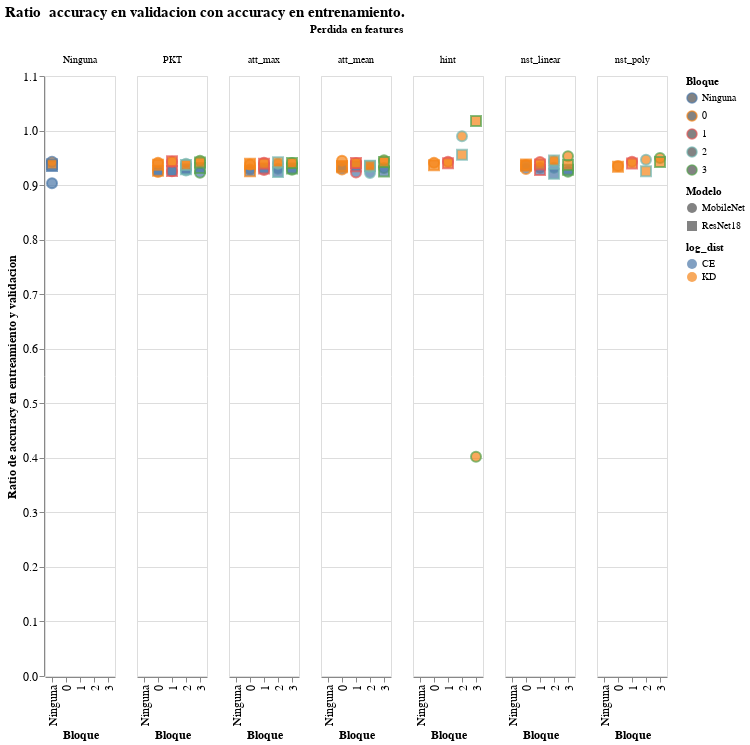

The notebook cell this image was saved under:
### Code cell
grafico_con_columnas(source,
                     y='test/train',
                     title="Ratio  accuracy en validacion con accuracy en entrenamiento.",
                     shape='student',
                     column='feat_dist',
                     color='layer',
                     fill='log_dist')
